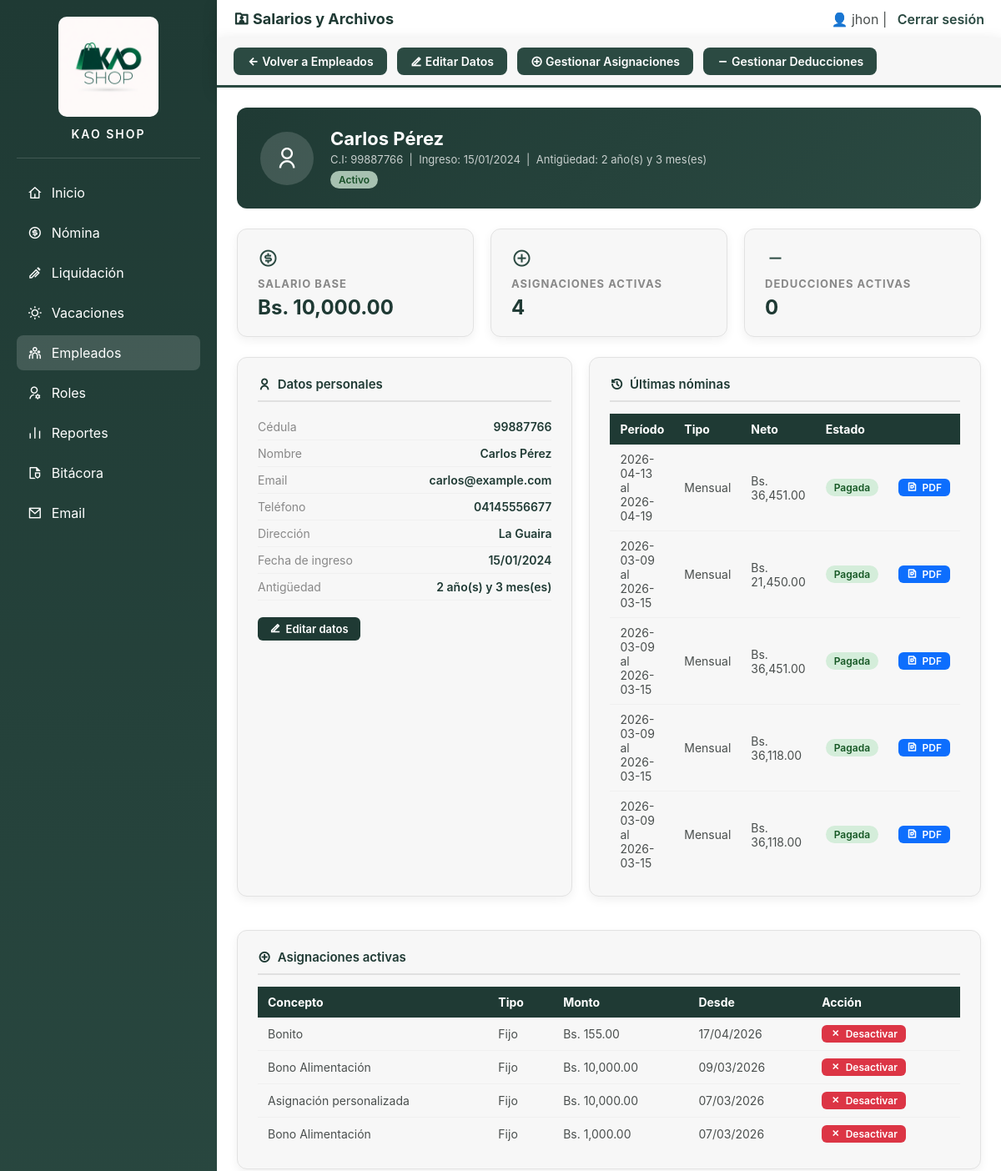
/PHP/salarios_archivos.php?id=2 (signed in, upper part), run on an earlier commit of the app's database.
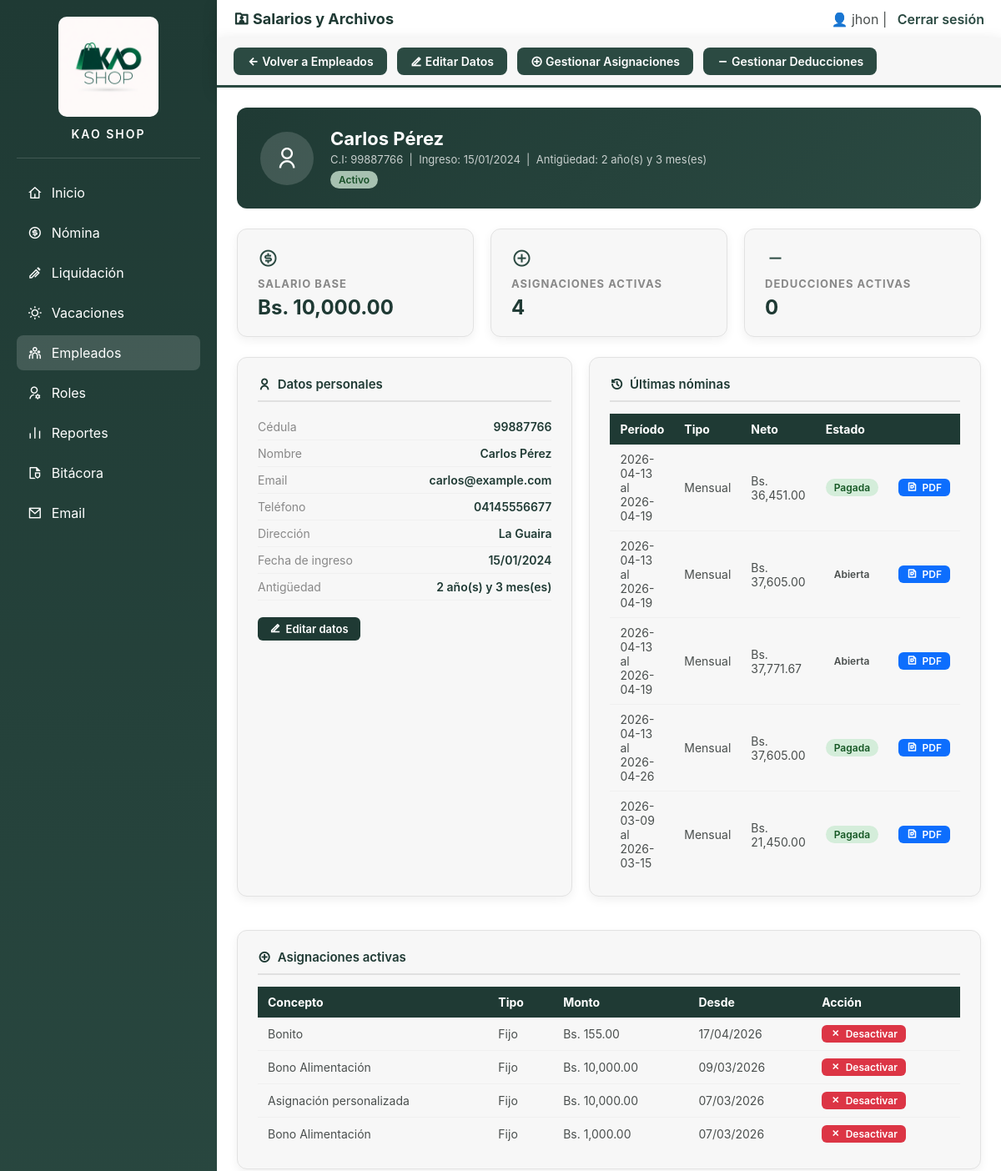
And on a later commit of the database.
### tables this page shows
CREATE TABLE `detalle_nomina` (
  `id_detalle` int(11) NOT NULL,
  `id_nomina` int(11) NOT NULL,
  `empleado_id` int(11) NOT NULL,
  `salario_base` decimal(12,2) NOT NULL DEFAULT 0.00,
  `total_asignaciones` decimal(12,2) DEFAULT 0.00,
  `total_deducciones` decimal(12,2) DEFAULT 0.00,
  `total_pagar` decimal(12,2) DEFAULT 0.00,
  `feriados_trabajados` tinyint(1) NOT NULL DEFAULT 0,
  `monto_recargo` decimal(10,2) NOT NULL DEFAULT 0.00
);

CREATE TABLE `nomina` (
  `id_nomina` int(11) NOT NULL,
  `fecha_inicio` date NOT NULL,
  `fecha_fin` date NOT NULL,
  `tipo` enum('semanal','quincenal','mensual') DEFAULT 'mensual',
  `estado` enum('abierta','cerrada','pagada') DEFAULT 'abierta',
  `creada_por` varchar(100) DEFAULT NULL,
  `fecha_creacion` timestamp NOT NULL DEFAULT current_timestamp()
);

CREATE TABLE `asignacion_empleado` (
  `id_asig_emp` int(11) NOT NULL,
  `empleado_id` int(11) NOT NULL,
  `id_asignacion` int(11) DEFAULT NULL,
  `monto` decimal(10,2) NOT NULL,
  `activa` tinyint(1) DEFAULT 1,
  `creada_en` timestamp NOT NULL DEFAULT current_timestamp()
);

CREATE TABLE `tipo_asignacion` (
  `id_asignacion` int(11) NOT NULL,
  `nombre` varchar(100) NOT NULL,
  `tipo` enum('fijo','porcentaje') NOT NULL DEFAULT 'fijo',
  `porcentaje` decimal(10,2) NOT NULL DEFAULT 0.00,
  `descripcion` text DEFAULT NULL,
  `aplica_a` varchar(20) DEFAULT 'todos',
  `activo` tinyint(1) NOT NULL DEFAULT 1
);

### PHP/salarios_archivos.php (the view, shortened to what the changed rows need)
<?php
include("db.php");
$id = (int)$_GET['id'];
$asignaciones = mysqli_fetch_all(mysqli_query($conexion, "
    SELECT ae.id_asig_emp, ta.nombre, ae.monto, ta.tipo, ae.creada_en
    FROM asignacion_empleado ae
    JOIN tipo_asignacion ta ON ta.id_asignacion = ae.id_asignacion
    WHERE ae.empleado_id = $id AND ae.activa = 1
    ORDER BY ae.creada_en DESC
"), MYSQLI_ASSOC);
$nominas = mysqli_fetch_all(mysqli_query($conexion, "
    SELECT dn.id_detalle, dn.total_pagar, n.fecha_inicio, n.fecha_fin, n.tipo, n.estado
    FROM detalle_nomina dn
    JOIN nomina n ON n.id_nomina = dn.id_nomina
    WHERE dn.empleado_id = $id
    ORDER BY n.fecha_inicio DESC
    LIMIT 5
"), MYSQLI_ASSOC);
?>
<!DOCTYPE html>
<html lang="es">
<head>
<link rel="stylesheet" href="../css/administrador.css">
<link href="https://cdn.jsdelivr.net/npm/remixicon@4.2.0/fonts/remixicon.css" rel="stylesheet">
</head>
<body>
<div class="main">
    <header>
        <h2><i class="ri-folder-user-line"></i> Salarios y Archivos</h2>
    </header>
    <div class="contenido">
        <div class="grid-2">
            <div class="seccion">
                <?php if (!empty($nominas)): ?>
                <table>
                    <tr>
                        <th>Período</th>
                        <th>Tipo</th>
                        <th>Neto</th>
                        <th>Estado</th>
                        <th></th>
                    </tr>
                    <?php foreach ($nominas as $n): ?>
                    <tr>
                        <td><?= $n['fecha_inicio'].' al '.$n['fecha_fin'] ?></td>
                        <td><?= ucfirst($n['tipo']) ?></td>
                        <td>Bs. <?= number_format($n['total_pagar'], 2) ?></td>
                        <td><span class="badge <?= $n['estado'] ?>"><?= ucfirst($n['estado']) ?></span></td>
                        <td>
                            <a href="ver_detalle_individual.php?id_detalle=<?= $n['id_detalle'] ?>"
                               target="_blank" class="btn-accion btn-azul" style="padding:3px 10px; font-size:12px;">
                               <i class="ri-file-pdf-line"></i> PDF
                            </a>
                        </td>
                    </tr>
                    <?php endforeach; ?>
                </table>
                <?php else: ?>
                    <p class="sin-datos">No hay nóminas registradas para este empleado.</p>
                <?php endif; ?>
            </div>
        </div>
        <div class="seccion">
            <?php if (!empty($asignaciones)): ?>
            <table>
                <tr>
                    <th>Concepto</th>
                    <th>Tipo</th>
                    <th>Monto</th>
                    <th>Desde</th>
                    <th>Acción</th>
                </tr>
                <?php foreach ($asignaciones as $a): ?>
                <tr>
                    <td><?= htmlspecialchars($a['nombre']) ?></td>
                    <td><?= ucfirst($a['tipo']) ?></td>
                    <td><?= $a['tipo'] == 'porcentaje' ? $a['monto'].'%' : 'Bs. '.number_format($a['monto'],2) ?></td>
                    <td><?= date('d/m/Y', strtotime($a['creada_en'])) ?></td>
                    <td>
                        <a href="eliminar_asignacion_empleado.php?id=<?= $a['id_asig_emp'] ?>"
                           onclick="return confirm('¿Desactivar esta asignación?')"
                           class="btn-accion btn-rojo" style="padding:3px 10px; font-size:12px;">
                           <i class="ri-close-line"></i> Desactivar
                        </a>
                    </td>
                </tr>
                <?php endforeach; ?>
            </table>
            <?php else: ?>
                <p class="sin-datos">No tiene asignaciones activas.</p>
            <?php endif; ?>
        </div>
    </div>
</div>
</body>
</html>

What changed in the data, as far as the page shows it:
no longer on this page (row unchanged): detalle_nomina: id_nomina.fecha_inicio "2026-03-09", id_nomina.fecha_fin "2026-03-15", id_nomina.tipo "Mensual", total_pagar "36,451.00", id_nomina.estado "Pagada"
no longer on this page (row unchanged): detalle_nomina: id_nomina.fecha_inicio "2026-03-09", id_nomina.fecha_fin "2026-03-15", id_nomina.tipo "Mensual", total_pagar "36,118.00", id_nomina.estado "Pagada"
no longer on this page (row unchanged): detalle_nomina: id_nomina.fecha_inicio "2026-03-09", id_nomina.fecha_fin "2026-03-15", id_nomina.tipo "Mensual", total_pagar "36,118.00", id_nomina.estado "Pagada"
added detalle_nomina: id_nomina.fecha_inicio "2026-04-13", id_nomina.fecha_fin "2026-04-19", id_nomina.tipo "Mensual", total_pagar "37,605.00", id_nomina.estado "Abierta"
added detalle_nomina: id_nomina.fecha_inicio "2026-04-13", id_nomina.fecha_fin "2026-04-19", id_nomina.tipo "Mensual", total_pagar "37,771.67", id_nomina.estado "Abierta"
added detalle_nomina: id_nomina.fecha_inicio "2026-04-13", id_nomina.fecha_fin "2026-04-26", id_nomina.tipo "Mensual", total_pagar "37,605.00", id_nomina.estado "Pagada"
